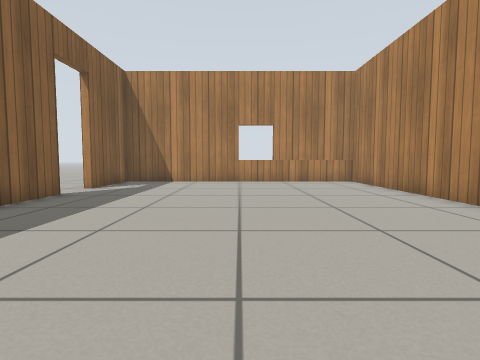
View 1 (above)

12 first-person views from a walk through a world built for the Gazebo simulator. The camera is 0.5 m above the floor, tilts 4° down and sees 80° across. The floor is counted in squares, 0.5 m on a side. Each view is taken from the middle of a square. On the plan, view 1 faces up. The plan holds only what a view shows up to about 11 squares ahead; the rest is blank. Simple patterns stand in for the simulator's built-in surfaces.

View 2
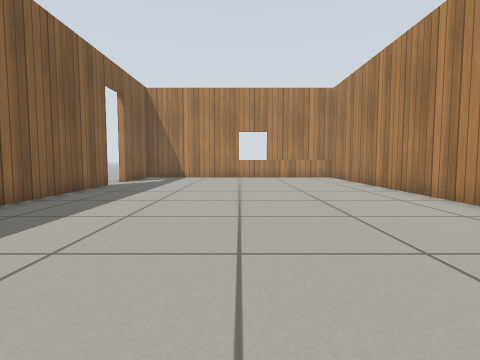

View 3
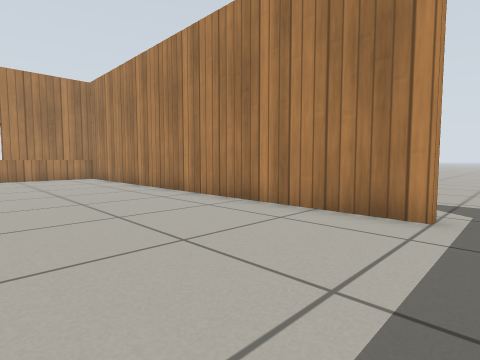

View 4
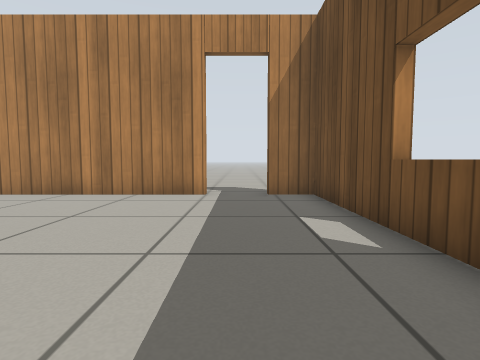

View 5
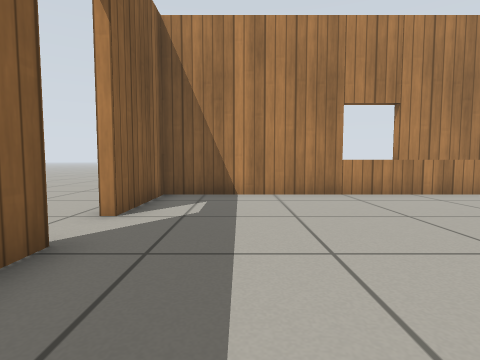

View 6
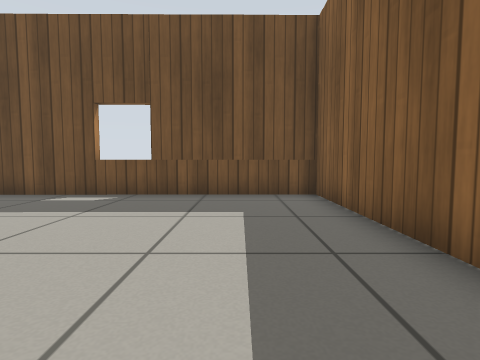

View 7
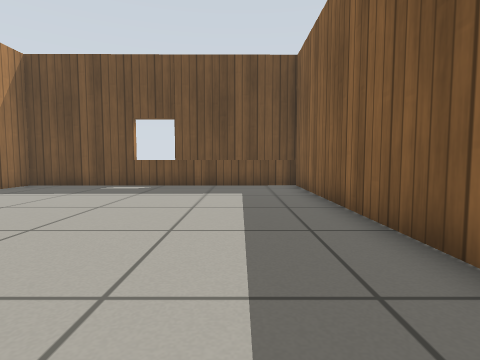

View 8
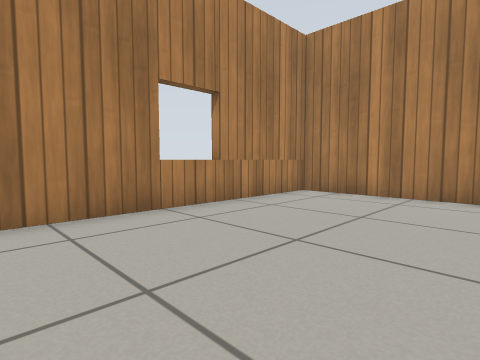

View 9
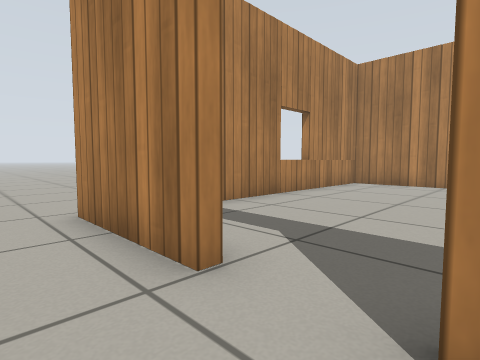

View 10
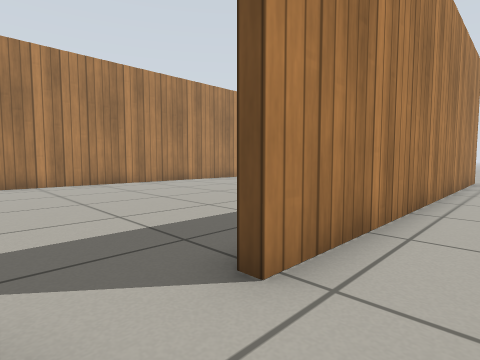

View 11
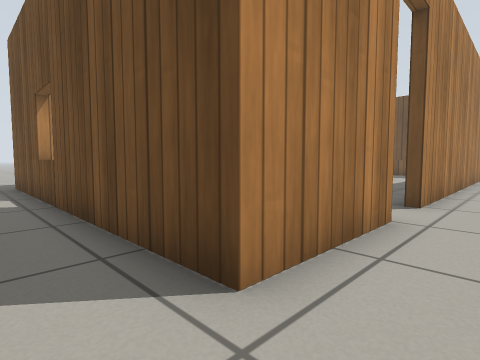

View 12
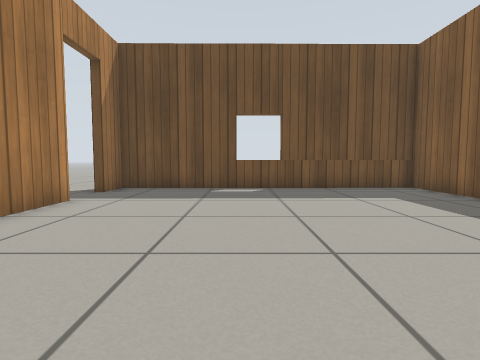

### Floor plan
Points are (right, up) in squares from view 1. A wall is a line through its corners. A room is listed if a view was taken in it or the views show most of it. See-through windows are left out.
Room 1 (views 1, 2, 3, 4, 5, 6, 7, 8, 12)
walls: (-5.2, 8.2) (-5.2, -5.2) (5.2, -5.1) (5.2, -3.8); (5.2, -2) (5.2, 13.2) (-5.2, 13.2) (-5.2, 10)
ways out: open door at (-5, 9.5) to room 2; open door at (5, -2.5) to room 2
Room 2 (views 9, 10, 11)
walls: (-5.5, 10) (-5.5, 13.5) (5.5, 13.5); (-5.5, -4.2) (-5.5, 8.2)
ways out: open door at (-5, 9.5) to room 1; open door at (5, -2.5) to room 1

Where each view was taken, in squares from view 1:
view 1: 0 up, 0 right, facing up
view 2: 3 down, 0 right, facing up
view 3: 3 down, 0 right, facing up-right
view 4: 3 down, 3 left, facing right
view 5: 5 up, 3 left, facing up
view 6: 3 up, 3 left, facing down
view 7: 6 up, 3 left, facing down
view 8: 8 up, 3 left, facing up-right
view 9: 8 up, 7 left, facing up-right
view 10: 10 up, 7 left, facing down-right
view 11: 15 up, 7 left, facing down-right
view 12: 5 up, 1 right, facing down
